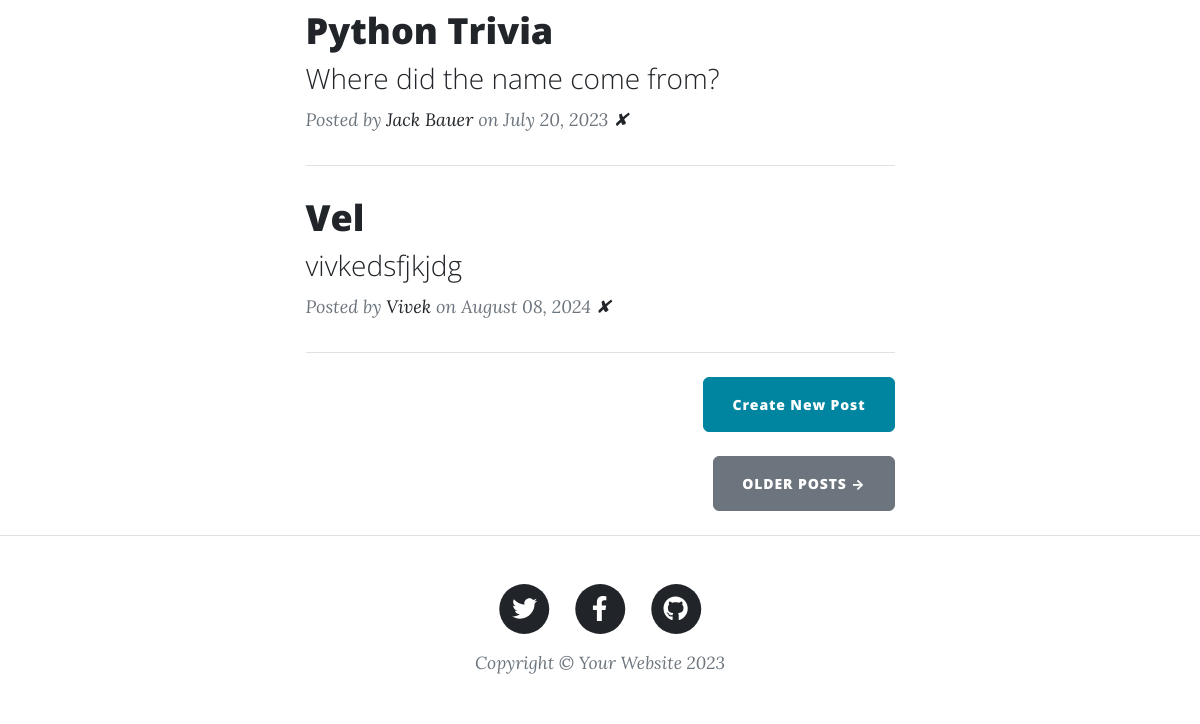
The app's page / (lower part), older data.
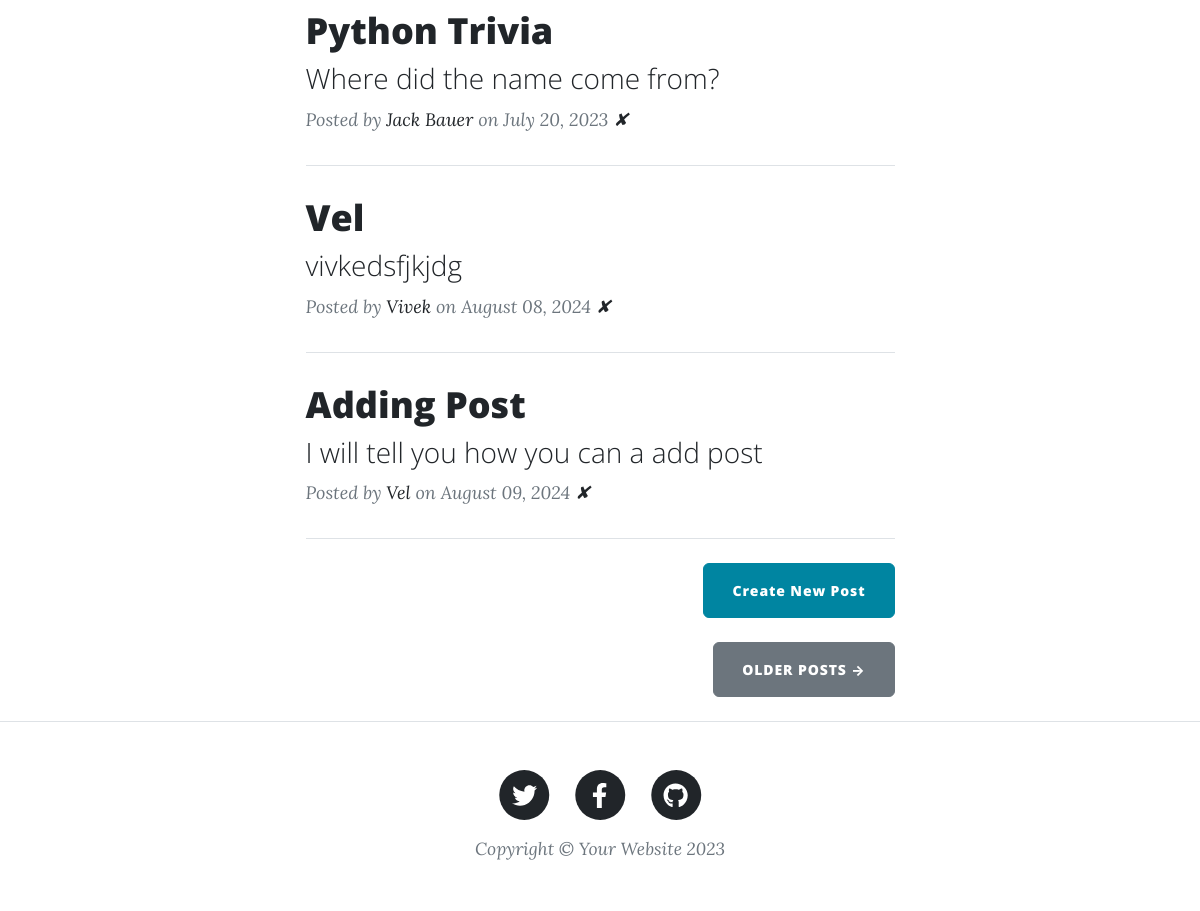
The same page, newer data.
### main.py (models this page shows)
class BlogPost(db.Model):
    id: Mapped[int] = mapped_column(Integer, primary_key=True)
    title: Mapped[str] = mapped_column(String(250), unique=True, nullable=False)
    subtitle: Mapped[str] = mapped_column(String(250), nullable=False)
    date: Mapped[str] = mapped_column(String(250), nullable=False)
    body: Mapped[str] = mapped_column(Text, nullable=False)
    author: Mapped[str] = mapped_column(String(250), nullable=False)
    img_url: Mapped[str] = mapped_column(String(250), nullable=False)

### main.py (the view)
@app.route('/', methods=['GET'])
def get_all_posts():
    posts = []
    all_posts = BlogPost.query.all()
    for post in all_posts:
        posts.append(post)
    return render_template("index.html", all_posts=posts)

### templates/index.html (shortened to what this page needs)
{% include "header.html" %}
<div class="container px-4 px-lg-5">
  <div class="row gx-4 gx-lg-5 justify-content-center">
    <div class="col-md-10 col-lg-8 col-xl-7">
      {% for post in all_posts %}
      <div class="post-preview">
        <a href="{{ url_for('show_post', post_id=post.id) }}">
          <h2 class="post-title">{{ post.title }}</h2>
          <h3 class="post-subtitle">{{ post.subtitle }}</h3>
        </a>
        <p class="post-meta">
          Posted by
          <a href="#">{{post.author}}</a>
          on {{post.date}}
          <a href="{{ url_for('delete_post', post_id=post.id) }}">✘</a>
        </p>
      </div>
      <hr class="my-4" />
      {% endfor %}
      <div class="d-flex justify-content-end mb-4">
        <a
          class="btn btn-primary float-right"
          href="{{ url_for('add_new_post') }}"
          >Create New Post</a
        >
      </div>
      <div class="d-flex justify-content-end mb-4">
        <a class="btn btn-secondary text-uppercase" href="#!">Older Posts →</a>
      </div>
    </div>
  </div>
</div>
{% include "footer.html" %}

Row changes from the older to the newer data that the page shows:
added BlogPost: title "Adding Post", subtitle "I will tell you how you can a add post", author "Vel", date "August 09, 2024"
